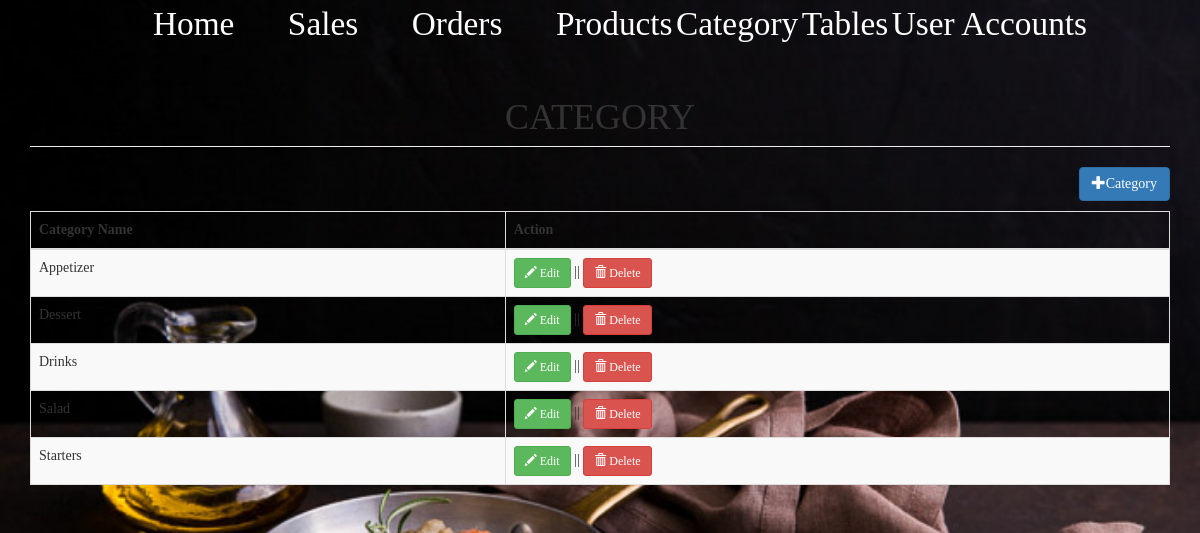
Page /admin_category.php on the earlier database version.
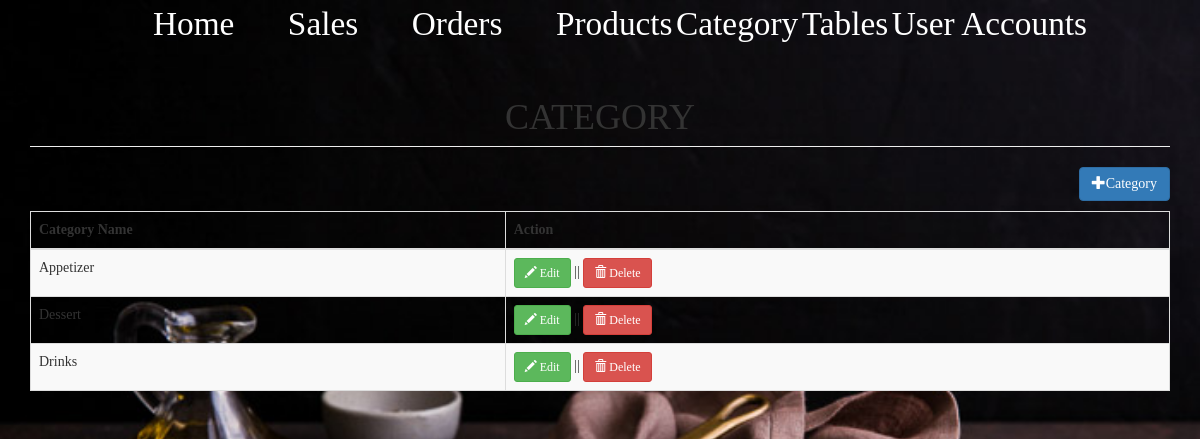
Same page on the later database version.
### tables this page shows
CREATE TABLE `category` (
  `cat_id` int(11) NOT NULL,
  `cat_desc` varchar(64) NOT NULL
);

### admin_category.php (the view, shortened to what this page needs)
<?php
    include_once "includes/db_conn.php";
    include_once "heading.php";
    include_once "admin_nav.php";
?>
<html>
<head>
</head>
<body>
<div class="container">
	<h1 class="page-header text-center">CATEGORY</h1>
	<div class="row">
		<div class="col-md-12">
			<a href="#addcategory" data-toggle="modal" class="pull-right btn btn-primary"><span class="glyphicon glyphicon-plus"></span>Category</a>
		</div>
	</div>
	<div style="margin-top:10px;">
		<table class="table table-striped table-bordered">
			<thead>
				<th>Category Name</th>
				<th>Action</th>
			</thead>
			<tbody>
				<?php
					$sql="select * from category order by cat_id asc";
					$query=$conn->query($sql);
					while($row=$query->fetch_array()){
						?>
						<tr>
							<td><?php echo $row['cat_desc']; ?></td>
							<td>
								<a href="#edit_category<?php echo $row['cat_id']; ?>" data-toggle="modal" class="btn btn-success btn-sm"><span class="glyphicon glyphicon-pencil"></span> Edit</a> || <a href="#del_category<?php echo $row['cat_id']; ?>" data-toggle="modal" class="btn btn-danger btn-sm"><span class="glyphicon glyphicon-trash"></span> Delete</a>
							</td>
						</tr>
						<?php
					}
				?>
			</tbody>
		</table>
	</div>
</div>
</body>
</html>

Differences in the rows shown:
removed category: cat_desc "Salad"
removed category: cat_desc "Starters"
